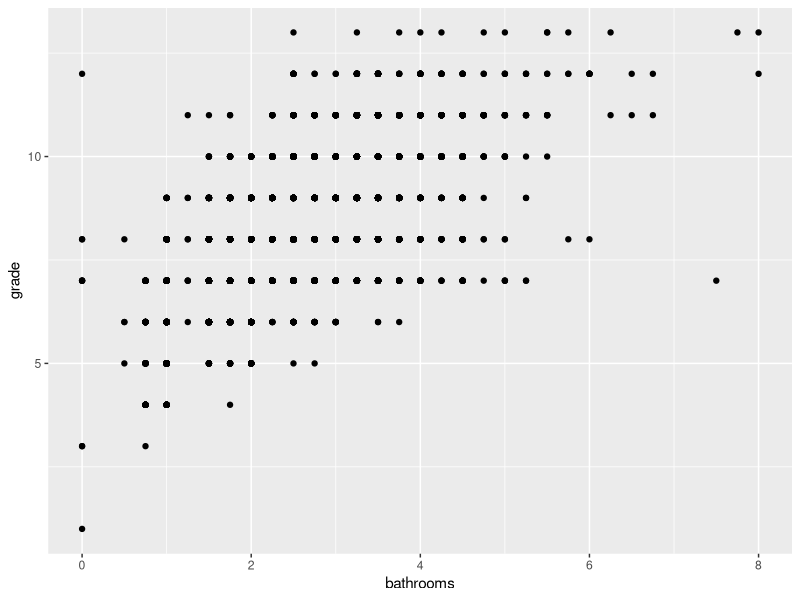

Source code (R):
df <- read.csv('kc_house_data.csv')

head(df)

tail(df)

range(df$grade)
range(df$bedrooms)

library(ggplot2)
ggplot(data = df, aes(x=bathrooms, y=grade)) + geom_point()
